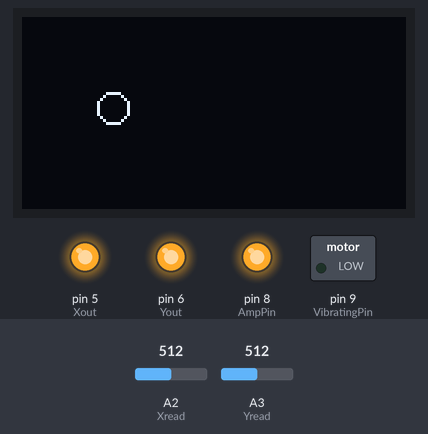
Recording of a sketch running on a simulated Arduino Uno, built with avr-gcc and run on an emulated ATmega328P. Shown: 128×64 one-colour display, switched loads named in the sketch (green lamp = pin HIGH), output pins drawn as LEDs (lit = HIGH). The inputs (shaded band) are chosen by the test bench; at power-on: A2 (Xread) = 512, A3 (Yread) = 512.

Above: at 1.2 s.
1.3 s: A2 (Xread) set to 1023
At 2.56 s:
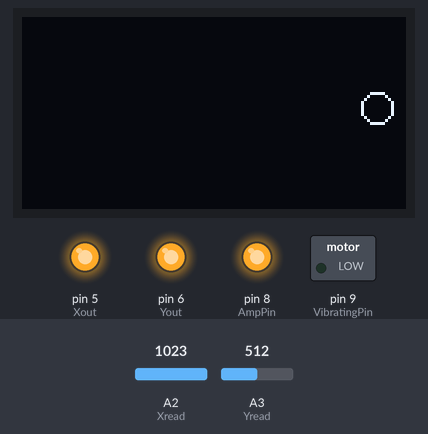
4.3 s: A2 (Xread) set to 35
5.9 s: A2 (Xread) set to 29
7.4 s: A3 (Yread) set to 716
At 8.13 s:
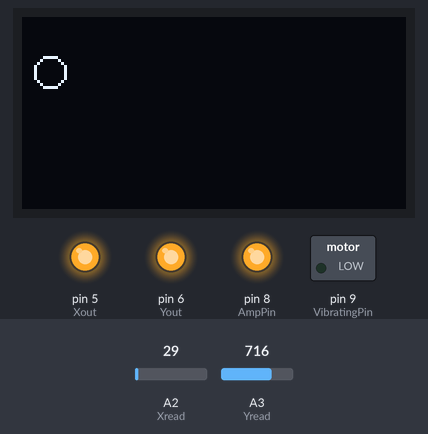
8.9 s: A3 (Yread) set to 900
At 9.81 s:
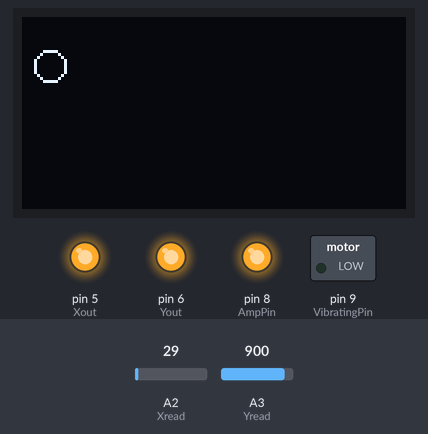
10.4 s: A3 (Yread) set to 1023
At 10.89 s:
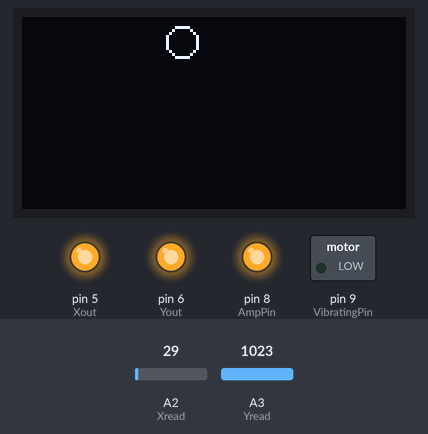
Timing chart, 0 to 12.9 s (numbered marks = the images above; inputs shaded):
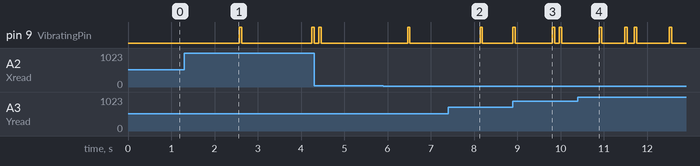

Measured:
- after the input at 1.3 s, pin 9 (VibratingPin): LOW → HIGH after 1.3 s, → LOW 0.05 s later, → HIGH 1.6 s later

The sketch:

animation.ino
```cpp
#include <SPI.h>
#include <Wire.h>
#include <Adafruit_GFX.h>
#include <Adafruit_SSD1306.h>
uint16_t SCREEN_WIDTH = 128; // OLED display width, in pixels
uint16_t SCREEN_HEIGHT = 64; // OLED display height, in pixels
Adafruit_SSD1306 Display(SCREEN_WIDTH, SCREEN_HEIGHT, &Wire, -1);

const int Yread = A3;
const int Xread = A2;
const int Xout = 5;
const int Yout = 6;

uint16_t xPosition;
uint16_t yPosition;
uint16_t radius;
unsigned long currentTime;
const int AmpPin = 8;
const int VibratingPin = 9;

// simple moving ball
void setup() {
  // put your setup code here, to run once:
  Serial.begin(9600);
  if (!Display.begin(SSD1306_SWITCHCAPVCC, 0x3D)) { // Address 0x3D for 128x64
    Serial.println(F("SSD1306 allocation failed"));
    for (;;); // Don't proceed, loop forever
  }
  Display.clearDisplay();
  pinMode(Xread, INPUT);
  pinMode(Yread, INPUT);
  pinMode(Xout, OUTPUT);
  pinMode(Yout, OUTPUT);
  digitalWrite(Xout, HIGH);
  digitalWrite(Yout, HIGH);

  xPosition = 30;
  yPosition = 30;
  radius = 5; // I like this size
  currentTime = millis(); // for smoother animations
  pinMode(AmpPin, OUTPUT);
  digitalWrite(AmpPin, HIGH);
  pinMode(VibratingPin, OUTPUT);
}

void loop() {
  // put your main code here, to run repeatedly:
  Display.clearDisplay();
  if (millis() - currentTime > 50) { // when to change positions
    xPosition += map(analogRead(Xread), 150, 850, -3, 3);
    yPosition -= map(analogRead(Yread), 150, 850, -3, 3);
    digitalWrite(VibratingPin, LOW);
    currentTime = millis();
  }
  if (xPosition <= 2) { // wrapping distortion
    // could change to bounce
    xPosition = 125.;
    digitalWrite(VibratingPin, HIGH);
  } else if (xPosition >= 126) {
    xPosition = 3;
    digitalWrite(VibratingPin, HIGH);
  }
  if (yPosition <= 2) { /// wrapping distortion
    // could change to bounce
    yPosition = 61;
    digitalWrite(VibratingPin, HIGH);
  } else if (yPosition >= 62) {
    yPosition = 3;
    digitalWrite(VibratingPin, HIGH);
  }
  Display.drawCircle(xPosition, yPosition, radius, SSD1306_WHITE);
  Display.display();
}
```
